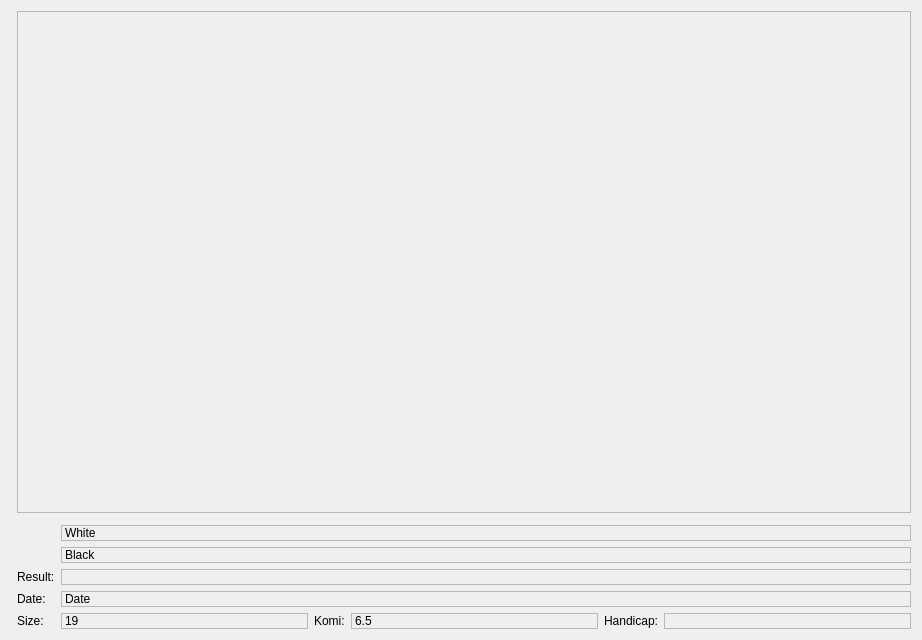
<?xml version="1.0" encoding="UTF-8"?>
<ui version="4.0">
 <class>SGFPreview</class>
 <widget class="QWidget" name="SGFPreview">
  <property name="geometry">
   <rect>
    <x>0</x>
    <y>0</y>
    <width>922</width>
    <height>640</height>
   </rect>
  </property>
  <property name="minimumSize">
   <size>
    <width>200</width>
    <height>0</height>
   </size>
  </property>
  <layout class="QGridLayout" name="gridLayout">
   <item row="0" column="1">
    <widget class="FigureView" name="boardView">
     <property name="enabled">
      <bool>false</bool>
     </property>
     <property name="minimumSize">
      <size>
       <width>250</width>
       <height>250</height>
      </size>
     </property>
    </widget>
   </item>
   <item row="0" column="0" rowspan="4">
    <widget class="QWidget" name="dialogWidget" native="true"/>
   </item>
   <item row="2" column="1">
    <layout class="QGridLayout" name="gridLayout_3">
     <item row="4" column="4">
      <widget class="QLabel" name="label_20">
       <property name="text">
        <string>Handicap:</string>
       </property>
      </widget>
     </item>
     <item row="4" column="5">
      <widget class="QLabel" name="File_Handicap">
       <property name="sizePolicy">
        <sizepolicy hsizetype="Expanding" vsizetype="Preferred">
         <horstretch>0</horstretch>
         <verstretch>0</verstretch>
        </sizepolicy>
       </property>
       <property name="frameShape">
        <enum>QFrame::StyledPanel</enum>
       </property>
       <property name="text">
        <string/>
       </property>
      </widget>
     </item>
     <item row="3" column="0">
      <widget class="QLabel" name="label_14">
       <property name="text">
        <string>Date:</string>
       </property>
      </widget>
     </item>
     <item row="4" column="0">
      <widget class="QLabel" name="label_2">
       <property name="text">
        <string>Size:</string>
       </property>
      </widget>
     </item>
     <item row="4" column="3">
      <widget class="QLabel" name="File_Komi">
       <property name="sizePolicy">
        <sizepolicy hsizetype="Expanding" vsizetype="Preferred">
         <horstretch>0</horstretch>
         <verstretch>0</verstretch>
        </sizepolicy>
       </property>
       <property name="frameShape">
        <enum>QFrame::StyledPanel</enum>
       </property>
       <property name="text">
        <string>6.5</string>
       </property>
      </widget>
     </item>
     <item row="2" column="0">
      <widget class="QLabel" name="label">
       <property name="text">
        <string>Result:</string>
       </property>
      </widget>
     </item>
     <item row="4" column="1">
      <widget class="QLabel" name="File_Size">
       <property name="sizePolicy">
        <sizepolicy hsizetype="Expanding" vsizetype="Preferred">
         <horstretch>0</horstretch>
         <verstretch>0</verstretch>
        </sizepolicy>
       </property>
       <property name="frameShape">
        <enum>QFrame::StyledPanel</enum>
       </property>
       <property name="text">
        <string>19</string>
       </property>
      </widget>
     </item>
     <item row="4" column="2">
      <widget class="QLabel" name="label_19">
       <property name="text">
        <string>Komi:</string>
       </property>
      </widget>
     </item>
     <item row="1" column="1" colspan="5">
      <widget class="QLabel" name="File_BlackPlayer">
       <property name="frameShape">
        <enum>QFrame::StyledPanel</enum>
       </property>
       <property name="text">
        <string>Black</string>
       </property>
      </widget>
     </item>
     <item row="1" column="0">
      <widget class="QLabel" name="label_17">
       <property name="text">
        <string/>
       </property>
       <property name="pixmap">
        <pixmap resource="q4go.qrc">:/images/stone_b16.png</pixmap>
       </property>
      </widget>
     </item>
     <item row="0" column="1" colspan="5">
      <widget class="QLabel" name="File_WhitePlayer">
       <property name="frameShape">
        <enum>QFrame::StyledPanel</enum>
       </property>
       <property name="text">
        <string>White</string>
       </property>
      </widget>
     </item>
     <item row="0" column="0">
      <widget class="QLabel" name="label_16">
       <property name="text">
        <string/>
       </property>
       <property name="pixmap">
        <pixmap resource="q4go.qrc">:/images/stone_w16.png</pixmap>
       </property>
      </widget>
     </item>
     <item row="2" column="1" colspan="5">
      <widget class="QLabel" name="File_Result">
       <property name="sizePolicy">
        <sizepolicy hsizetype="Expanding" vsizetype="Preferred">
         <horstretch>0</horstretch>
         <verstretch>0</verstretch>
        </sizepolicy>
       </property>
       <property name="frameShape">
        <enum>QFrame::StyledPanel</enum>
       </property>
       <property name="text">
        <string/>
       </property>
      </widget>
     </item>
     <item row="3" column="1" colspan="5">
      <widget class="QLabel" name="File_Date">
       <property name="sizePolicy">
        <sizepolicy hsizetype="Expanding" vsizetype="Preferred">
         <horstretch>0</horstretch>
         <verstretch>0</verstretch>
        </sizepolicy>
       </property>
       <property name="frameShape">
        <enum>QFrame::StyledPanel</enum>
       </property>
       <property name="text">
        <string>Date</string>
       </property>
      </widget>
     </item>
    </layout>
   </item>
   <item row="3" column="1">
    <layout class="QGridLayout" name="gridLayout_2"/>
   </item>
  </layout>
 </widget>
 <customwidgets>
  <customwidget>
   <class>FigureView</class>
   <extends>QGraphicsView</extends>
   <header>board.h</header>
  </customwidget>
 </customwidgets>
 <resources>
  <include location="q4go.qrc"/>
 </resources>
 <connections/>
</ui>
